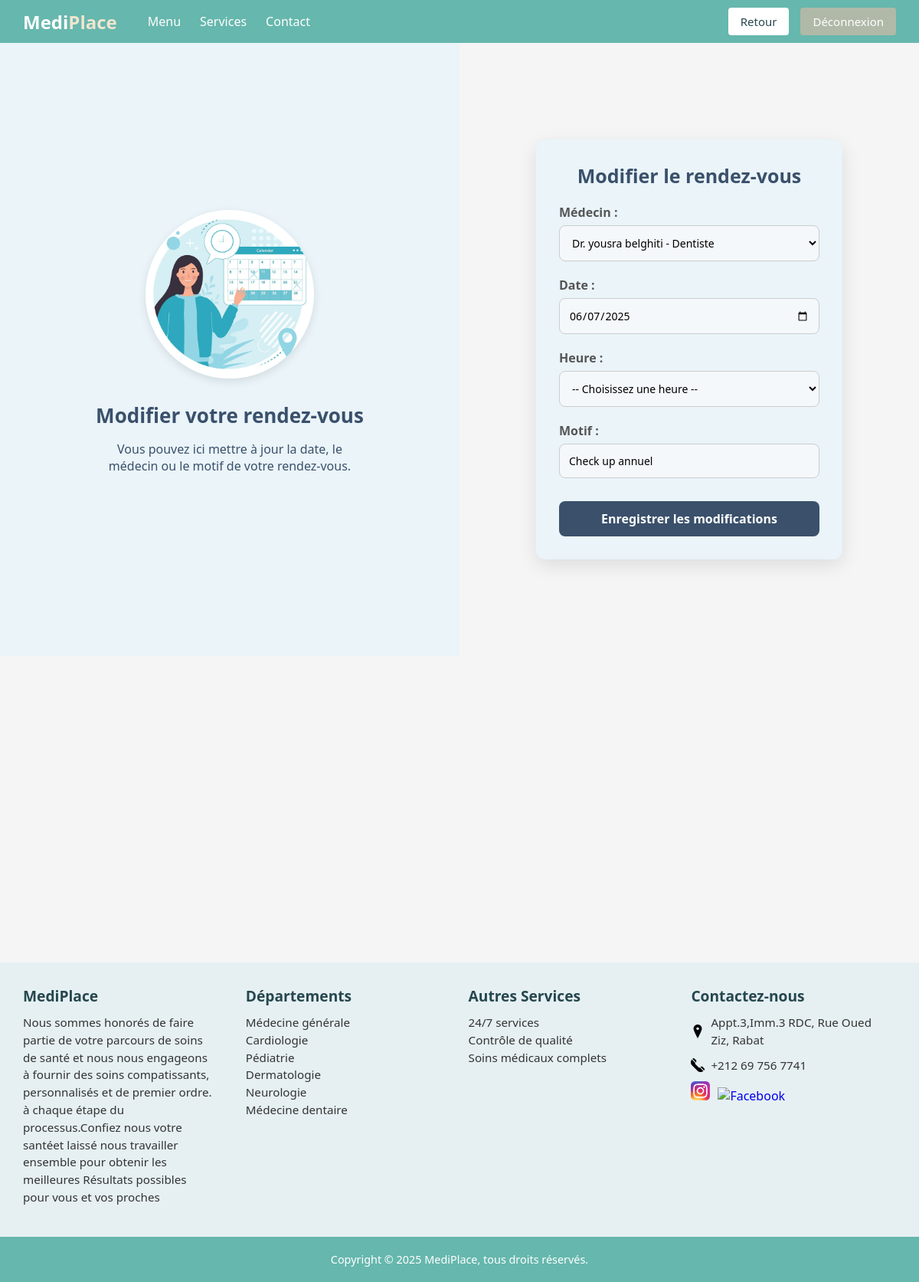
/modifier_rdv/54/ (signed in), run on the app's committed database.
### cabinet/models.py (models this page shows, shortened)
class RendezVous(models.Model):
    patient = models.ForeignKey(Patient, on_delete=models.CASCADE)
    medecin = models.ForeignKey(Medecin, on_delete=models.CASCADE)
    date = models.DateTimeField()
    motif = models.TextField()

### cabinet/views.py (the view, shortened to what this page needs)
# urls.py: path("modifier_rdv/<int:rdv_id>/", views.modifier_rdv, name="modifier_rdv"),
def modifier_rdv(request, rdv_id):
    from .models import Medecin, RendezVous, Patient
    from datetime import datetime, time
    emailp = request.session.get('user_email')
    if not emailp:
        return redirect('login')
    try:
        patient = Patient.objects.get(email=emailp)
        rdv = RendezVous.objects.get(id=rdv_id, patient=patient)
    except (Patient.DoesNotExist, RendezVous.DoesNotExist):
        messages.error(request, "Impossible de modifier ce rendez-vous.")
        return redirect('voirhistopat')
    medecins = Medecin.objects.all()
    today = datetime.now().date().isoformat()
    context = {
        'medecins': medecins,
        'rdv': rdv,
        'today': today,
    }
    return render(request, 'cabinet/modifier_rdv.html', context)

### cabinet/templates/cabinet/modifier_rdv.html (shortened to what this page needs)
<!DOCTYPE html>
<html lang="fr">
<head>
    {% load static %}
    <link rel="stylesheet" href="{% static 'cabinet/css/reserverrdv.css' %}"/>
</head>
<body>
    {% include 'cabinet/headerbase.html' %}
<div class="container">
    <div class="left-panel">
        <img src="{% static 'cabinet/img/prdrerdvpage.avif' %}" alt="Illustration médicale">
        <div class="text-content">
            <h1>Modifier votre rendez-vous</h1>
            <p>Vous pouvez ici mettre à jour la date, le médecin ou le motif de votre rendez-vous.</p>
        </div>
    </div>
    <div class="right-panel">
        <div class="login-box">
            <h2>Modifier le rendez-vous</h2>
            <form method="post" id="modif-rdv-form">
                <div class="input-group">
                    <label>Médecin :</label>
                    <select name="medecin" id="medecin-select" required>
                        {% for med in medecins %}
                            <option value="{{ med.id }}" {% if med.id == rdv.medecin.id %}selected{% endif %}>
                                Dr. {{ med.nom }} {{ med.prenom }} - {{ med.specialite }}
                            </option>
                        {% endfor %}
                    </select>
                </div>
                <div class="input-group">
                    <label>Date :</label>
                    <input type="date" name="date" id="date-select" value="{{ rdv.date|date:'Y-m-d' }}" required min="{{ today }}" />
                </div>
                <div class="input-group">
                    <label>Heure :</label>
                    <select name="heure" id="heure-select" required>
                        <option value="">-- Choisissez une heure --</option>
                    </select>
                </div>
                <div class="input-group">
                    <label>Motif :</label>
                    <input type="text" name="motif" value="{{ rdv.motif }}" required />
                </div>
                <button type="submit">Enregistrer les modifications</button>
            </form>
        </div>
    </div>
</div>
 <div style="height: 400px;background-color: #f5f5f5;"></div>
{% include 'cabinet/footerbase.html' %}
</body>
</html>

### cabinet/static/cabinet/css/reserverrdv.css (style rules this page uses)
* { margin: 0; padding: 0; box-sizing: border-box; font-family: 'Segoe UI', sans-serif; }
body, html { height: 100%; background-color: #f2f6f9; }
.container { display: flex; height: 100vh; width: 100%; }
.left-panel { width: 50%; background-color: #eaf4f9; display: flex; flex-direction: column; align-items: center; justify-content: center; padding: 40px; text-align: center; }
.left-panel img { width: 220px; height: 220px; object-fit: cover; border-radius: 50%; box-shadow: 0 4px 12px rgba(0,0,0,0.1); margin-bottom: 30px; }
.text-content { max-width: 350px; color: #3a506b; }
.text-content h1 { font-size: 26px; margin-bottom: 15px; }
.text-content p { font-size: 16px; margin-bottom: 20px; }
.right-panel { width: 50%; display: flex; align-items: center; justify-content: center; background-color: #f5f5f5; padding: 40px; }
.login-box { width: 100%; max-width: 400px; background: #eaf4f9; padding: 30px; border-radius: 12px; box-shadow: 0 8px 24px rgba(0, 0, 0, 0.1); transition: box-shadow 0.3s ease; }
.login-box h2 { text-align: center; margin-bottom: 20px; color: #3a506b; font-size: 25px; }
.input-group { margin-bottom: 20px; }
.input-group label { display: block; margin-bottom: 6px; font-weight: 600; color: #555; }
.input-group input, .input-group select { width: 100%; padding: 12px; border: 1px solid #ccc; border-radius: 8px; font-size: 14px; outline: none; background-color: #f5f8fa; transition: border-color 0.3s ease, box-shadow 0.3s ease; }
button { width: 100%; padding: 12px; background-color: #3a506b; color: white; font-weight: bold; border: none; border-radius: 8px; font-size: 16px; cursor: pointer; transition: background-color 0.3s ease, transform 0.2s ease; margin-top: 10px; }

### cabinet/static/cabinet/css/basefooter.css (style rules this page uses)
html, body { margin: 0; padding: 0; }

### data on the page
RendezVous: medecin "Dr. yousra belghiti - Dentiste", date "06/07/2025", motif "Check up annuel"
